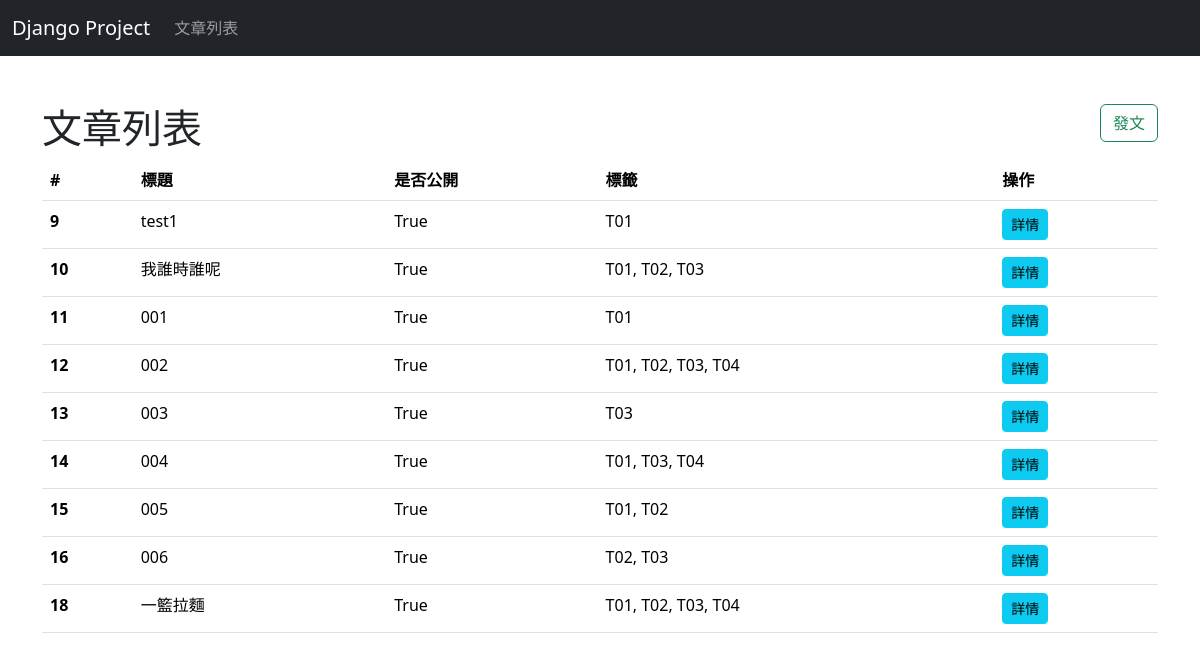
The page /post-list/ on the database its author committed.
### first/models.py (models this page shows, shortened)
class Post(models.Model):
    title = models.CharField(max_length=255)
    content = models.TextField(max_length=500)
    is_public = models.BooleanField(default=True)
    tags = models.ManyToManyField(to='Tag')

class Tag(models.Model):
    name = models.CharField(max_length=64, unique=True)
    def __str__(self):
        return self.name

### first/views.py (the view)
# urls.py: path('post-list/', post_list, name='post_list'),
def post_list(request):
    posts = Post.objects.prefetch_related("tags")
    if "tag_id" in request.GET:
        posts = posts.filter(tags__id=request.GET["tag_id"])
    return render(request, 'post_list.html', {'posts': posts})

### first/templates/post_list.html (shortened to what this page needs)
{% extends 'base.html' %}
{% block body %}
  <div class="row">
    <div class="col">
      <h1>文章列表</h1>
    </div>
    <div class="col text-end">
      <a class="btn btn-outline-success" href="{% url 'post_create' %}">發文</a>
    </div>
  </div>
  <div class="row">
    <div class="col">
      <table class="table">
        <thead>
          <tr>
            <th scope="col">#</th>
            <th scope="col">標題</th>
            <th scope="col">是否公開</th>
            <th scope="col">標籤</th>
            <th scope="col">操作</th>
          </tr>
        </thead>
        <tbody>
          {% for post in posts %}
            <tr>
              <th scope="row">{{ post.id }}</th>
              <td>{{ post.title }}</td>
              <td>{{ post.is_public }}</td>
              <td>{{ post.tags.all|join:', ' }}</td>
              <td>
                <a class="btn btn-info btn-sm" href="{% url 'post_detail' post.id %}">詳情</a>
              </td>
            </tr>
          {% empty %}
            <tr>
              <th scope="row" colspan="4" class="text-center">目前沒有任何文章，不如你發一篇吧！</th>
            </tr>
          {% endfor %}
        </tbody>
      </table>
    </div>
  </div>
{% endblock body %}

### first/templates/base.html (shortened to what this page needs)
{% load django_bootstrap5 %}
<!DOCTYPE html>
<html lang="en">
  <head>
    {% bootstrap_css %}
  </head>
  <body>
    <nav class="navbar navbar-expand-lg navbar-dark bg-dark">
      <div class="container-fluid">
        <span class="navbar-brand mb-0 h1">Django Project</span>
        <div class="collapse navbar-collapse" id="navbarNavAltMarkup">
          <div class="navbar-nav">
            <a class="nav-link" href="{% url 'post_list' %}">文章列表</a>
          </div>
        </div>
      </div>
    </nav>
    <div class="container pt-5">
      {% block body %}
      {% endblock body %}
    </div>
  </body>
</html>

### rows shown on the page
Post: id "9", title "test1", is_public "True", tags.all "T01"
Post: id "10", title "我誰時誰呢", is_public "True", tags.all "T01, T02, T03"
Post: id "11", title "001", is_public "True", tags.all "T01"
Post: id "12", title "002", is_public "True", tags.all "T01, T02, T03, T04"
Post: id "13", title "003", is_public "True", tags.all "T03"
Post: id "14", title "004", is_public "True", tags.all "T01, T03, T04"
Post: id "15", title "005", is_public "True", tags.all "T01, T02"
Post: id "16", title "006", is_public "True", tags.all "T02, T03"
Post: id "18", title "一籃拉麵", is_public "True", tags.all "T01, T02, T03, T04"
